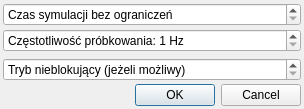
<?xml version="1.0" encoding="UTF-8"?>
<ui version="4.0">
 <class>SimSettings</class>
 <widget class="QDialog" name="SimSettings">
  <property name="geometry">
   <rect>
    <x>0</x>
    <y>0</y>
    <width>304</width>
    <height>109</height>
   </rect>
  </property>
  <property name="windowTitle">
   <string>Ustawienia symulacji</string>
  </property>
  <layout class="QGridLayout" name="gridLayout">
   <property name="leftMargin">
    <number>3</number>
   </property>
   <property name="topMargin">
    <number>3</number>
   </property>
   <property name="rightMargin">
    <number>3</number>
   </property>
   <property name="bottomMargin">
    <number>3</number>
   </property>
   <property name="spacing">
    <number>3</number>
   </property>
   <item row="3" column="0">
    <widget class="QSpinBox" name="refTimeB">
     <property name="specialValueText">
      <string>Tryb nieblokujący (jeżeli możliwy)</string>
     </property>
     <property name="suffix">
      <string> Hz</string>
     </property>
     <property name="prefix">
      <string>Częstotliwość odświeżania: </string>
     </property>
    </widget>
   </item>
   <item row="0" column="0">
    <widget class="QDoubleSpinBox" name="simTimeB">
     <property name="specialValueText">
      <string>Czas symulacji bez ograniczeń</string>
     </property>
     <property name="prefix">
      <string>Czas symulacji: </string>
     </property>
     <property name="suffix">
      <string> s</string>
     </property>
     <property name="decimals">
      <number>2</number>
     </property>
     <property name="maximum">
      <double>86400.000000000000000</double>
     </property>
     <property name="singleStep">
      <double>0.100000000000000</double>
     </property>
    </widget>
   </item>
   <item row="1" column="0">
    <widget class="QSpinBox" name="srateB">
     <property name="suffix">
      <string> Hz</string>
     </property>
     <property name="prefix">
      <string>Częstotliwość próbkowania: </string>
     </property>
     <property name="minimum">
      <number>1</number>
     </property>
     <property name="maximum">
      <number>1000000000</number>
     </property>
    </widget>
   </item>
   <item row="2" column="0">
    <spacer name="verticalSpacer">
     <property name="orientation">
      <enum>Qt::Vertical</enum>
     </property>
     <property name="sizeHint" stdset="0">
      <size>
       <width>20</width>
       <height>40</height>
      </size>
     </property>
    </spacer>
   </item>
   <item row="4" column="0">
    <widget class="QDialogButtonBox" name="buttonBox">
     <property name="orientation">
      <enum>Qt::Horizontal</enum>
     </property>
     <property name="standardButtons">
      <set>QDialogButtonBox::Cancel|QDialogButtonBox::Ok</set>
     </property>
    </widget>
   </item>
  </layout>
 </widget>
 <tabstops>
  <tabstop>simTimeB</tabstop>
  <tabstop>srateB</tabstop>
  <tabstop>refTimeB</tabstop>
  <tabstop>buttonBox</tabstop>
 </tabstops>
 <resources/>
 <connections>
  <connection>
   <sender>buttonBox</sender>
   <signal>accepted()</signal>
   <receiver>SimSettings</receiver>
   <slot>accept()</slot>
   <hints>
    <hint type="sourcelabel">
     <x>248</x>
     <y>254</y>
    </hint>
    <hint type="destinationlabel">
     <x>157</x>
     <y>274</y>
    </hint>
   </hints>
  </connection>
  <connection>
   <sender>buttonBox</sender>
   <signal>rejected()</signal>
   <receiver>SimSettings</receiver>
   <slot>reject()</slot>
   <hints>
    <hint type="sourcelabel">
     <x>316</x>
     <y>260</y>
    </hint>
    <hint type="destinationlabel">
     <x>286</x>
     <y>274</y>
    </hint>
   </hints>
  </connection>
 </connections>
</ui>
